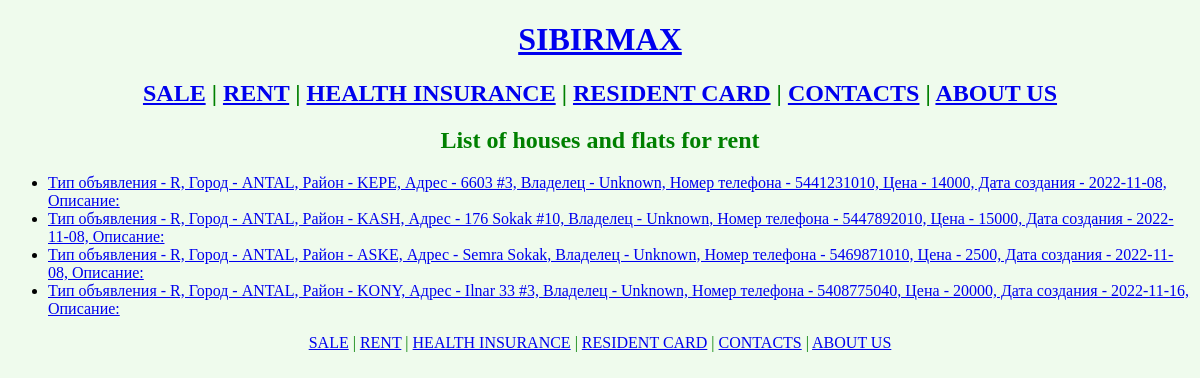
Before: /rent/ with the older database file.
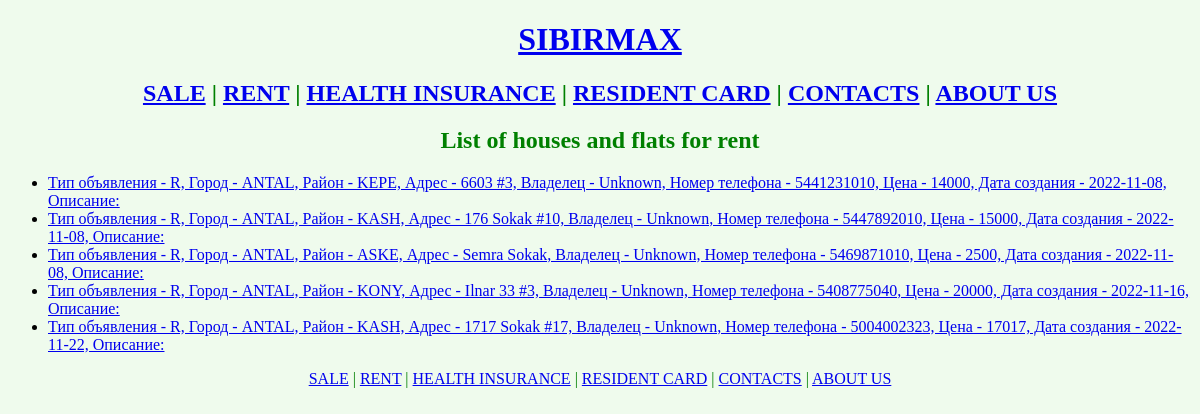
After: the same page with the newer database file.
### main_menu/models.py (models this page shows)
class RentSale(models.Model):
    TYPE_CHOICES = [
        ('R', 'Rent'),
        ('S', 'Sale'),
    ]
    PROVINCE_CHOICES = [
        ('ANTAL', 'Antalya')
    ]
    DISCTRICT_CHOICES = [
        ('ASKE', 'Akseki'),
        ('AKSU', 'Aksu'),
        ('ALAN', 'Alanya'),
        ('DEMR', 'Demre'),
        ('DESH', 'Döşemealtı'),
        ('ELMA', 'Elmalı'),
        ('FINI', 'Finike'),
        ('GAZI', 'Gazipaşa'),
        ('GUND', 'Gündoğmuş'),
        ('IBRA', 'İbradı'),
        ('KASH', 'Kaş'),
        ('KEME', 'Kemer'),
        ('KEPE', 'Kepez'),
        ('KORK', 'Korkuteli'),
        ('KONY', 'Konyaaltı'),
        ('KUML', 'Kumluca'),
        ('MANA', 'Manavgat'),
        ('MURA', 'Muratpaşa'),
        ('SERI', 'Serik')
    ]
    type = models.CharField(max_length=1, choices=TYPE_CHOICES, default='R')
    city = models.CharField(max_length=5, choices=PROVINCE_CHOICES, default='ANTAL')
    district = models.CharField(max_length=4, choices=DISCTRICT_CHOICES, default='KEPE')
    address = models.CharField(max_length=40)
    owner = models.CharField(max_length=100)
    phone_number = models.IntegerField()
    price_in_lira = models.IntegerField()
    created_data = models.DateField(auto_now_add=True)
    updated_time = models.DateField(auto_now=True)
    description = models.TextField(blank=True)
    def __str__(self):
        return f"""
        Тип объявления - {self.type}, Город - {self.city}, Район - {self.district}, Адрес - {self.address},
        Владелец - {self.owner}, Номер телефона - {self.phone_number}, Цена - {self.price_in_lira},
        Дата создания - {self.created_data}, Описание: {self.description}
        """

### main_menu/views.py (the view)
# urls.py: path('rent/', Rent.as_view(), name='rent_list'),
class Rent(ListView):
    template_name = 'main_menu/rent.html'
    model = RentSale
    context_object_name = 'rents'

### main_menu/templates/main_menu/rent.html (shortened to what this page needs)
{% extends 'base.html' %}
{% block content %}
<h2>List of houses and flats for rent</h2>
<p>
    <ul>
        {% for obj in rents %}
            {% if obj.type == "R" %}
                    <li> <a href="{% url 'detail_view' obj.id %}"> {{ obj }} </a> </li>
            {% endif %}
        {% endfor %}
    </ul>
</p>
{% endblock %}

Changed rows visible on the page:
added RentSale: type+city+district "Тип объявления - R, Город - ANTAL, Район - KASH, Адрес - 1717 Sokak #17, Владелец - Unknown, Номер телефона - 5004002323, Цена - 17017, Дата создания - 2022-11-22, Описание:"
